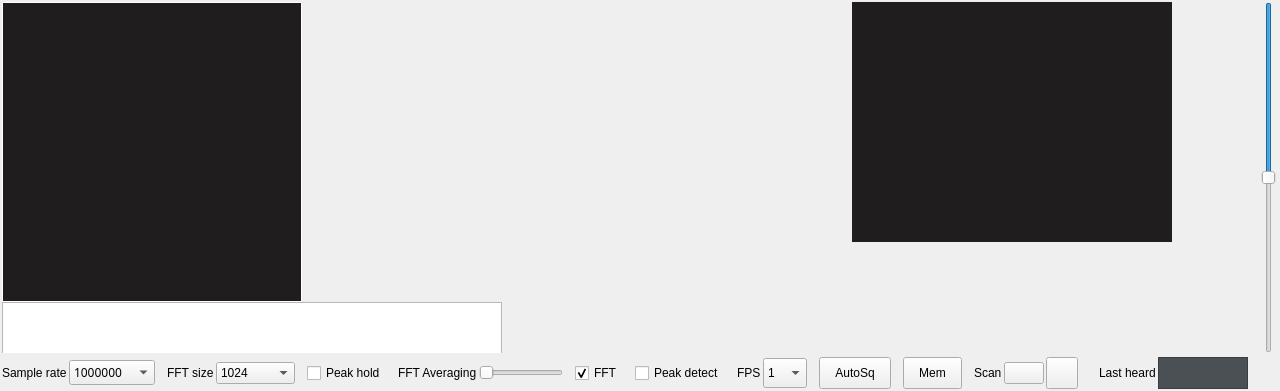
         <widget class="QFrame" name="plotterContainer">
          <property name="geometry">
           <rect>
            <x>0</x>
            <y>0</y>
            <width>1280</width>
            <height>391</height>
           </rect>
          </property>
          <property name="sizePolicy">
           <sizepolicy hsizetype="MinimumExpanding" vsizetype="MinimumExpanding">
            <horstretch>0</horstretch>
            <verstretch>0</verstretch>
           </sizepolicy>
          </property>
          <property name="minimumSize">
           <size>
            <width>400</width>
            <height>200</height>
           </size>
          </property>
          <layout class="QGridLayout" name="gridLayout_6">
           <property name="sizeConstraint">
            <enum>QLayout::SetMaximumSize</enum>
           </property>
           <property name="leftMargin">
            <number>2</number>
           </property>
           <property name="topMargin">
            <number>2</number>
           </property>
           <property name="rightMargin">
            <number>4</number>
           </property>
           <property name="bottomMargin">
            <number>1</number>
           </property>
           <property name="horizontalSpacing">
            <number>3</number>
           </property>
           <property name="verticalSpacing">
            <number>2</number>
           </property>
           <item row="0" column="2">
            <widget class="QSlider" name="panadapterSlider">
             <property name="toolTip">
              <string>Panadapter/Waterfall size</string>
             </property>
             <property name="whatsThis">
              <string>Panadapter/Waterfall size</string>
             </property>
             <property name="maximum">
              <number>100</number>
             </property>
             <property name="value">
              <number>50</number>
             </property>
             <property name="orientation">
              <enum>Qt::Vertical</enum>
             </property>
             <property name="invertedAppearance">
              <bool>true</bool>
             </property>
             <property name="invertedControls">
              <bool>false</bool>
             </property>
            </widget>
           </item>
           <item row="0" column="1">
            <widget class="CPlotter" name="plotterFrame">
             <property name="sizePolicy">
              <sizepolicy hsizetype="MinimumExpanding" vsizetype="MinimumExpanding">
               <horstretch>0</horstretch>
               <verstretch>0</verstretch>
              </sizepolicy>
             </property>
             <property name="minimumSize">
              <size>
               <width>500</width>
               <height>300</height>
              </size>
             </property>
             <property name="maximumSize">
              <size>
               <width>32764</width>
               <height>32764</height>
              </size>
             </property>
             <property name="styleSheet">
              <string notr="true">font: 10pt &quot;Sans Serif&quot;;
QToolTip {
font: 12pt &quot;Sans Serif&quot;;
color:white;
 border-width:0px; s
border-style:solid; 
background-color:black;
}</string>
             </property>
             <widget class="QWidget" name="constellationDisplay" native="true">
              <property name="geometry">
               <rect>
                <x>0</x>
                <y>0</y>
                <width>300</width>
                <height>300</height>
               </rect>
              </property>
              <property name="sizePolicy">
               <sizepolicy hsizetype="Fixed" vsizetype="Fixed">
                <horstretch>0</horstretch>
                <verstretch>0</verstretch>
               </sizepolicy>
              </property>
              <property name="minimumSize">
               <size>
                <width>300</width>
                <height>300</height>
               </size>
              </property>
              <property name="maximumSize">
               <size>
                <width>300</width>
                <height>300</height>
               </size>
              </property>
              <property name="styleSheet">
               <string notr="true">border: 1px solid white;
background-color: #1F1D1D;</string>
              </property>
              <widget class="QLabel" name="constellationLabel">
               <property name="geometry">
                <rect>
                 <x>0</x>
                 <y>0</y>
                 <width>300</width>
                 <height>300</height>
                </rect>
               </property>
               <property name="toolTip">
                <string>Constellation display</string>
               </property>
               <property name="text">
                <string/>
               </property>
              </widget>
             </widget>
             <widget class="QWidget" name="videoFrame" native="true">
              <property name="geometry">
               <rect>
                <x>850</x>
                <y>0</y>
                <width>320</width>
                <height>240</height>
               </rect>
              </property>
              <property name="sizePolicy">
               <sizepolicy hsizetype="Fixed" vsizetype="Fixed">
                <horstretch>0</horstretch>
                <verstretch>0</verstretch>
               </sizepolicy>
              </property>
              <property name="styleSheet">
               <string notr="true">border: 0px solid black;
background-color: #1F1D1D;</string>
              </property>
              <widget class="QLabel" name="videoLabel">
               <property name="geometry">
                <rect>
                 <x>0</x>
                 <y>0</y>
                 <width>320</width>
                 <height>240</height>
                </rect>
               </property>
               <property name="sizePolicy">
                <sizepolicy hsizetype="Fixed" vsizetype="Fixed">
                 <horstretch>0</horstretch>
                 <verstretch>0</verstretch>
                </sizepolicy>
               </property>
               <property name="minimumSize">
                <size>
                 <width>320</width>
                 <height>240</height>
                </size>
               </property>
               <property name="maximumSize">
                <size>
                 <width>320</width>
                 <height>240</height>
                </size>
               </property>
               <property name="styleSheet">
                <string notr="true">border: 0px black;</string>
               </property>
               <property name="frameShape">
                <enum>QFrame::NoFrame</enum>
               </property>
               <property name="frameShadow">
                <enum>QFrame::Plain</enum>
               </property>
               <property name="lineWidth">
                <number>0</number>
               </property>
               <property name="midLineWidth">
                <number>0</number>
               </property>
               <property name="text">
                <string/>
               </property>
               <property name="alignment">
                <set>Qt::AlignCenter</set>
               </property>
              </widget>
             </widget>
             <widget class="QTextEdit" name="secondaryTextDisplay">
              <property name="geometry">
               <rect>
                <x>0</x>
                <y>300</y>
                <width>500</width>
                <height>100</height>
               </rect>
              </property>
              <property name="sizePolicy">
               <sizepolicy hsizetype="Fixed" vsizetype="Fixed">
                <horstretch>0</horstretch>
                <verstretch>0</verstretch>
               </sizepolicy>
              </property>
              <property name="styleSheet">
               <string notr="true"/>
              </property>
              <property name="lineWidth">
               <number>3</number>
              </property>
              <property name="horizontalScrollBarPolicy">
               <enum>Qt::ScrollBarAlwaysOff</enum>
              </property>
             </widget>
            </widget>
           </item>
           <item row="1" column="1">
            <layout class="QHBoxLayout" name="horizontalLayout_2" stretch="0,0,0,0,0,0,0,0,0,0,0,0,0,0,0,0,0,0,0,0,0,0,0,0,0,0,0,0,0,0">
             <property name="spacing">
              <number>2</number>
             </property>
             <property name="sizeConstraint">
              <enum>QLayout::SetMaximumSize</enum>
             </property>
             <property name="topMargin">
              <number>2</number>
             </property>
             <property name="bottomMargin">
              <number>1</number>
             </property>
             <item>
              <widget class="QLabel" name="label_16">
               <property name="styleSheet">
                <string notr="true">font: 8pt &quot;Sans Serif&quot;;
</string>
               </property>
               <property name="text">
                <string>Sample rate</string>
               </property>
              </widget>
             </item>
             <item>
              <widget class="QComboBox" name="sampleRateBox">
               <property name="font">
                <font>
                 <family>Sans Serif</family>
                 <pointsize>9</pointsize>
                 <weight>50</weight>
                 <italic>false</italic>
                 <bold>false</bold>
                </font>
               </property>
               <property name="toolTip">
                <string>Set sample rate</string>
               </property>
               <property name="styleSheet">
                <string notr="true">font: 9pt &quot;Sans Serif&quot;;
</string>
               </property>
               <item>
                <property name="text">
                 <string>1000000</string>
                </property>
               </item>
               <item>
                <property name="text">
                 <string>2000000</string>
                </property>
               </item>
               <item>
                <property name="text">
                 <string>3000000</string>
                </property>
               </item>
               <item>
                <property name="text">
                 <string>4000000</string>
                </property>
               </item>
               <item>
                <property name="text">
                 <string>5000000</string>
                </property>
               </item>
               <item>
                <property name="text">
                 <string>6000000</string>
                </property>
               </item>
               <item>
                <property name="text">
                 <string>7000000</string>
                </property>
               </item>
               <item>
                <property name="text">
                 <string>8000000</string>
                </property>
               </item>
               <item>
                <property name="text">
                 <string>9000000</string>
                </property>
               </item>
               <item>
                <property name="text">
                 <string>10000000</string>
                </property>
               </item>
               <item>
                <property name="text">
                 <string>20000000</string>
                </property>
               </item>
               <item>
                <property name="text">
                 <string>30000000</string>
                </property>
               </item>
               <item>
                <property name="text">
                 <string>40000000</string>
                </property>
               </item>
               <item>
                <property name="text">
                 <string>50000000</string>
                </property>
               </item>
              </widget>
             </item>
             <item>
              <spacer name="horizontalSpacer_9">
               <property name="orientation">
                <enum>Qt::Horizontal</enum>
               </property>
               <property name="sizeType">
                <enum>QSizePolicy::Fixed</enum>
               </property>
               <property name="sizeHint" stdset="0">
                <size>
                 <width>10</width>
                 <height>10</height>
                </size>
               </property>
              </spacer>
             </item>
             <item>
              <widget class="QLabel" name="label_17">
               <property name="styleSheet">
                <string notr="true">font: 8pt &quot;Sans Serif&quot;;
</string>
               </property>
               <property name="text">
                <string>FFT size</string>
               </property>
              </widget>
             </item>
             <item>
              <widget class="QComboBox" name="fftSizeBox">
               <property name="toolTip">
                <string>Set FFT size</string>
               </property>
               <property name="styleSheet">
                <string notr="true">font: 9pt &quot;Sans Serif&quot;;</string>
               </property>
               <property name="currentIndex">
                <number>0</number>
               </property>
               <property name="maxVisibleItems">
                <number>15</number>
               </property>
               <item>
                <property name="text">
                 <string>1024</string>
                </property>
               </item>
               <item>
                <property name="text">
                 <string>2048</string>
                </property>
               </item>
               <item>
                <property name="text">
                 <string>4096</string>
                </property>
               </item>
               <item>
                <property name="text">
                 <string>8192</string>
                </property>
               </item>
               <item>
                <property name="text">
                 <string>16384</string>
                </property>
               </item>
               <item>
                <property name="text">
                 <string>32768</string>
                </property>
               </item>
               <item>
                <property name="text">
                 <string>65536</string>
                </property>
               </item>
               <item>
                <property name="text">
                 <string>131072</string>
                </property>
               </item>
               <item>
                <property name="text">
                 <string>262144</string>
                </property>
               </item>
               <item>
                <property name="text">
                 <string>524288</string>
                </property>
               </item>
               <item>
                <property name="text">
                 <string>1048576</string>
                </property>
               </item>
              </widget>
             </item>
             <item>
              <spacer name="horizontalSpacer_7">
               <property name="orientation">
                <enum>Qt::Horizontal</enum>
               </property>
               <property name="sizeType">
                <enum>QSizePolicy::Fixed</enum>
               </property>
               <property name="sizeHint" stdset="0">
                <size>
                 <width>10</width>
                 <height>20</height>
                </size>
               </property>
              </spacer>
             </item>
             <item>
              <widget class="QCheckBox" name="peakHoldCheckBox">
               <property name="toolTip">
                <string>FFT peak hold</string>
               </property>
               <property name="styleSheet">
                <string notr="true">font: 8pt &quot;Sans Serif&quot;;
</string>
               </property>
               <property name="text">
                <string>Peak hold</string>
               </property>
              </widget>
             </item>
             <item>
              <spacer name="horizontalSpacer">
               <property name="orientation">
                <enum>Qt::Horizontal</enum>
               </property>
               <property name="sizeType">
                <enum>QSizePolicy::Fixed</enum>
               </property>
               <property name="sizeHint" stdset="0">
                <size>
                 <width>10</width>
                 <height>20</height>
                </size>
               </property>
              </spacer>
             </item>
             <item>
              <widget class="QLabel" name="label_35">
               <property name="styleSheet">
                <string notr="true">font: 8pt &quot;Sans Serif&quot;;</string>
               </property>
               <property name="text">
                <string>FFT Averaging</string>
               </property>
              </widget>
             </item>
             <item>
              <widget class="QSlider" name="averagingSlider">
               <property name="sizePolicy">
                <sizepolicy hsizetype="Fixed" vsizetype="Fixed">
                 <horstretch>0</horstretch>
                 <verstretch>0</verstretch>
                </sizepolicy>
               </property>
               <property name="maximumSize">
                <size>
                 <width>16777215</width>
                 <height>25</height>
                </size>
               </property>
               <property name="toolTip">
                <string>Averaging</string>
               </property>
               <property name="minimum">
                <number>1</number>
               </property>
               <property name="maximum">
                <number>10</number>
               </property>
               <property name="pageStep">
                <number>1</number>
               </property>
               <property name="orientation">
                <enum>Qt::Horizontal</enum>
               </property>
              </widget>
             </item>
             <item>
              <spacer name="horizontalSpacer_2">
               <property name="orientation">
                <enum>Qt::Horizontal</enum>
               </property>
               <property name="sizeType">
                <enum>QSizePolicy::Fixed</enum>
               </property>
               <property name="sizeHint" stdset="0">
                <size>
                 <width>10</width>
                 <height>20</height>
                </size>
               </property>
              </spacer>
             </item>
             <item>
              <widget class="QCheckBox" name="fftEnableCheckBox">
               <property name="toolTip">
                <string>Disable FFT and Waterfall for extra CPU</string>
               </property>
               <property name="styleSheet">
                <string notr="true">font: 8pt &quot;Sans Serif&quot;;
</string>
               </property>
               <property name="text">
                <string>FFT</string>
               </property>
               <property name="checked">
                <bool>true</bool>
               </property>
              </widget>
             </item>
             <item>
              <spacer name="horizontalSpacer_3">
               <property name="orientation">
                <enum>Qt::Horizontal</enum>
               </property>
               <property name="sizeType">
                <enum>QSizePolicy::Fixed</enum>
               </property>
               <property name="sizeHint" stdset="0">
                <size>
                 <width>10</width>
                 <height>20</height>
                </size>
               </property>
              </spacer>
             </item>
             <item>
              <widget class="QCheckBox" name="peakDetectCheckBox">
               <property name="styleSheet">
                <string notr="true">font: 8pt &quot;Sans Serif&quot;;</string>
               </property>
               <property name="text">
                <string>Peak detect</string>
               </property>
              </widget>
             </item>
             <item>
              <spacer name="horizontalSpacer_4">
               <property name="orientation">
                <enum>Qt::Horizontal</enum>
               </property>
               <property name="sizeType">
                <enum>QSizePolicy::Fixed</enum>
               </property>
               <property name="sizeHint" stdset="0">
                <size>
                 <width>10</width>
                 <height>20</height>
                </size>
               </property>
              </spacer>
             </item>
             <item>
              <widget class="QLabel" name="label_13">
               <property name="styleSheet">
                <string notr="true">font: 8pt &quot;Sans Serif&quot;;</string>
               </property>
               <property name="text">
                <string>FPS</string>
               </property>
              </widget>
             </item>
             <item>
              <widget class="QComboBox" name="fpsBox">
               <property name="sizePolicy">
                <sizepolicy hsizetype="Fixed" vsizetype="Fixed">
                 <horstretch>0</horstretch>
                 <verstretch>0</verstretch>
                </sizepolicy>
               </property>
               <property name="maximumSize">
                <size>
                 <width>80</width>
                 <height>30</height>
                </size>
               </property>
               <property name="toolTip">
                <string>Waterfall FPS</string>
               </property>
               <property name="styleSheet">
                <string notr="true">font: 8pt &quot;Sans Serif&quot;;
</string>
               </property>
               <property name="currentIndex">
                <number>0</number>
               </property>
               <item>
                <property name="text">
                 <string>1</string>
                </property>
               </item>
               <item>
                <property name="text">
                 <string>5</string>
                </property>
               </item>
               <item>
                <property name="text">
                 <string>10</string>
                </property>
               </item>
               <item>
                <property name="text">
                 <string>15</string>
                </property>
               </item>
               <item>
                <property name="text">
                 <string>20</string>
                </property>
               </item>
               <item>
                <property name="text">
                 <string>25</string>
                </property>
               </item>
               <item>
                <property name="text">
                 <string>30</string>
                </property>
               </item>
               <item>
                <property name="text">
                 <string>35</string>
                </property>
               </item>
               <item>
                <property name="text">
                 <string>40</string>
                </property>
               </item>
               <item>
                <property name="text">
                 <string>45</string>
                </property>
               </item>
               <item>
                <property name="text">
                 <string>50</string>
                </property>
               </item>
              </widget>
             </item>
             <item>
              <spacer name="horizontalSpacer_11">
               <property name="orientation">
                <enum>Qt::Horizontal</enum>
               </property>
               <property name="sizeType">
                <enum>QSizePolicy::Fixed</enum>
               </property>
               <property name="sizeHint" stdset="0">
                <size>
                 <width>10</width>
                 <height>20</height>
                </size>
               </property>
              </spacer>
             </item>
             <item>
              <widget class="QPushButton" name="autoSquelchButton">
               <property name="sizePolicy">
                <sizepolicy hsizetype="Fixed" vsizetype="Fixed">
                 <horstretch>0</horstretch>
                 <verstretch>0</verstretch>
                </sizepolicy>
               </property>
               <property name="maximumSize">
                <size>
                 <width>100</width>
                 <height>35</height>
                </size>
               </property>
               <property name="toolTip">
                <string>Automatic squelch</string>
               </property>
               <property name="styleSheet">
                <string notr="true">font: 8pt &quot;Sans Serif&quot;;
padding-left:15px;
padding-right:15px;</string>
               </property>
               <property name="text">
                <string>AutoSq</string>
               </property>
              </widget>
             </item>
             <item>
              <spacer name="horizontalSpacer_5">
               <property name="orientation">
                <enum>Qt::Horizontal</enum>
               </property>
               <property name="sizeType">
                <enum>QSizePolicy::Fixed</enum>
               </property>
               <property name="sizeHint" stdset="0">
                <size>
                 <width>10</width>
                 <height>20</height>
                </size>
               </property>
              </spacer>
             </item>
             <item>
              <widget class="QPushButton" name="memoriesButton">
               <property name="sizePolicy">
                <sizepolicy hsizetype="Fixed" vsizetype="Fixed">
                 <horstretch>0</horstretch>
                 <verstretch>0</verstretch>
                </sizepolicy>
               </property>
               <property name="maximumSize">
                <size>
                 <width>100</width>
                 <height>35</height>
                </size>
               </property>
               <property name="toolTip">
                <string>&lt;html&gt;&lt;head/&gt;&lt;body&gt;&lt;p&gt;Memory channels&lt;/p&gt;&lt;/body&gt;&lt;/html&gt;</string>
               </property>
               <property name="styleSheet">
                <string notr="true">padding-left:15px;
padding-right:15px;</string>
               </property>
               <property name="text">
                <string>Mem</string>
               </property>
               <property name="checkable">
                <bool>true</bool>
               </property>
              </widget>
             </item>
             <item>
              <spacer name="horizontalSpacer_20">
               <property name="orientation">
                <enum>Qt::Horizontal</enum>
               </property>
               <property name="sizeType">
                <enum>QSizePolicy::Fixed</enum>
               </property>
               <property name="sizeHint" stdset="0">
                <size>
                 <width>10</width>
                 <height>20</height>
                </size>
               </property>
              </spacer>
             </item>
             <item>
              <widget class="QLabel" name="label_25">
               <property name="text">
                <string>Scan</string>
               </property>
              </widget>
             </item>
             <item>
              <widget class="QPushButton" name="scanDownButton">
               <property name="sizePolicy">
                <sizepolicy hsizetype="Fixed" vsizetype="Fixed">
                 <horstretch>0</horstretch>
                 <verstretch>0</verstretch>
                </sizepolicy>
               </property>
               <property name="toolTip">
                <string>Scan down</string>
               </property>
               <property name="text">
                <string/>
               </property>
               <property name="icon">
                <iconset resource="resources.qrc">
                 <normaloff>:/res/arrow-left-double.png</normaloff>
                 <normalon>:/res/go-first-view.png</normalon>:/res/arrow-left-double.png</iconset>
               </property>
               <property name="checkable">
                <bool>true</bool>
               </property>
              </widget>
             </item>
             <item>
              <widget class="QPushButton" name="scanUpButton">
               <property name="sizePolicy">
                <sizepolicy hsizetype="Fixed" vsizetype="Fixed">
                 <horstretch>0</horstretch>
                 <verstretch>0</verstretch>
                </sizepolicy>
               </property>
               <property name="maximumSize">
                <size>
                 <width>32</width>
                 <height>32</height>
                </size>
               </property>
               <property name="toolTip">
                <string>Scan up</string>
               </property>
               <property name="layoutDirection">
                <enum>Qt::LeftToRight</enum>
               </property>
               <property name="autoFillBackground">
                <bool>false</bool>
               </property>
               <property name="styleSheet">
                <string notr="true">font: 8pt &quot;Sans Serif&quot;;

</string>
               </property>
               <property name="text">
                <string/>
               </property>
               <property name="icon">
                <iconset resource="resources.qrc">
                 <normaloff>:/res/arrow-right-double.png</normaloff>
                 <normalon>:/res/go-last-view.png</normalon>
                 <activeon>:/res/go-last-view.png</activeon>
                 <selectedon>:/res/go-last-view.png</selectedon>:/res/arrow-right-double.png</iconset>
               </property>
               <property name="iconSize">
                <size>
                 <width>16</width>
                 <height>16</height>
                </size>
               </property>
               <property name="checkable">
                <bool>true</bool>
               </property>
              </widget>
             </item>
             <item>
              <spacer name="horizontalSpacer_21">
               <property name="orientation">
                <enum>Qt::Horizontal</enum>
               </property>
               <property name="sizeHint" stdset="0">
                <size>
                 <width>40</width>
                 <height>20</height>
                </size>
               </property>
              </spacer>
             </item>
             <item>
              <spacer name="horizontalSpacer_22">
               <property name="orientation">
                <enum>Qt::Horizontal</enum>
               </property>
               <property name="sizeType">
                <enum>QSizePolicy::MinimumExpanding</enum>
               </property>
               <property name="sizeHint" stdset="0">
                <size>
                 <width>10</width>
                 <height>20</height>
                </size>
               </property>
              </spacer>
             </item>
             <item>
              <widget class="QLabel" name="label_22">
               <property name="text">
                <string>Last heard</string>
               </property>
              </widget>
             </item>
             <item>
              <widget class="QLabel" name="labelDisplayCallsign">
               <property name="sizePolicy">
                <sizepolicy hsizetype="Fixed" vsizetype="Fixed">
                 <horstretch>0</horstretch>
                 <verstretch>0</verstretch>
                </sizepolicy>
               </property>
               <property name="minimumSize">
                <size>
                 <width>90</width>
                 <height>32</height>
                </size>
               </property>
               <property name="font">
                <font>
                 <family>Monospace</family>
                 <pointsize>9</pointsize>
                 <weight>50</weight>
                 <italic>false</italic>
                 <bold>false</bold>
                </font>
               </property>
               <property name="toolTip">
                <string>Incoming transmission callsign</string>
               </property>
               <property name="styleSheet">
                <string notr="true">color: #ffffde;
font: 9pt &quot;Monospace&quot;;
background-color: #4a5053</string>
               </property>
               <property name="frameShape">
                <enum>QFrame::StyledPanel</enum>
               </property>
               <property name="frameShadow">
                <enum>QFrame::Sunken</enum>
               </property>
               <property name="lineWidth">
                <number>1</number>
               </property>
               <property name="text">
                <string/>
               </property>
               <property name="alignment">
                <set>Qt::AlignCenter</set>
               </property>
               <property name="textInteractionFlags">
                <set>Qt::LinksAccessibleByMouse|Qt::TextSelectableByMouse</set>
               </property>
              </widget>
             </item>
             <item>
              <spacer name="horizontalSpacer_8">
               <property name="orientation">
                <enum>Qt::Horizontal</enum>
               </property>
               <property name="sizeHint" stdset="0">
                <size>
                 <width>40</width>
                 <height>20</height>
                </size>
               </property>
              </spacer>
             </item>
            </layout>
           </item>
          </layout>
         </widget>
